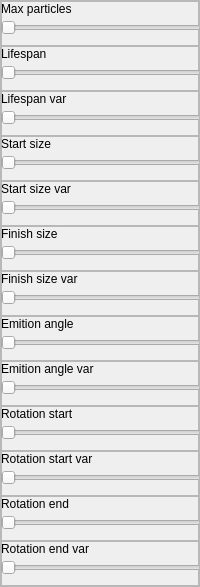
               <widget class="QFrame" name="attributesFrame">
                <property name="sizePolicy">
                 <sizepolicy hsizetype="Preferred" vsizetype="Preferred">
                  <horstretch>0</horstretch>
                  <verstretch>0</verstretch>
                 </sizepolicy>
                </property>
                <property name="minimumSize">
                 <size>
                  <width>0</width>
                  <height>0</height>
                 </size>
                </property>
                <property name="frameShape">
                 <enum>QFrame::StyledPanel</enum>
                </property>
                <property name="frameShadow">
                 <enum>QFrame::Raised</enum>
                </property>
                <layout class="QVBoxLayout" name="verticalLayout_6">
                 <property name="spacing">
                  <number>0</number>
                 </property>
                 <property name="leftMargin">
                  <number>0</number>
                 </property>
                 <property name="topMargin">
                  <number>0</number>
                 </property>
                 <property name="rightMargin">
                  <number>0</number>
                 </property>
                 <property name="bottomMargin">
                  <number>0</number>
                 </property>
                 <item>
                  <widget class="QFrame" name="maxParticlesFrame">
                   <property name="minimumSize">
                    <size>
                     <width>0</width>
                     <height>45</height>
                    </size>
                   </property>
                   <property name="maximumSize">
                    <size>
                     <width>16777215</width>
                     <height>45</height>
                    </size>
                   </property>
                   <property name="frameShape">
                    <enum>QFrame::StyledPanel</enum>
                   </property>
                   <property name="frameShadow">
                    <enum>QFrame::Raised</enum>
                   </property>
                   <widget class="QSpinBox" name="spinBox">
                    <property name="geometry">
                     <rect>
                      <x>220</x>
                      <y>15</y>
                      <width>71</width>
                      <height>24</height>
                     </rect>
                    </property>
                    <property name="maximum">
                     <number>1000</number>
                    </property>
                   </widget>
                   <widget class="QLabel" name="label">
                    <property name="geometry">
                     <rect>
                      <x>0</x>
                      <y>0</y>
                      <width>261</width>
                      <height>16</height>
                     </rect>
                    </property>
                    <property name="text">
                     <string>Max particles</string>
                    </property>
                   </widget>
                   <widget class="QSlider" name="horizontalSlider">
                    <property name="geometry">
                     <rect>
                      <x>0</x>
                      <y>16</y>
                      <width>211</width>
                      <height>22</height>
                     </rect>
                    </property>
                    <property name="maximum">
                     <number>1000</number>
                    </property>
                    <property name="orientation">
                     <enum>Qt::Horizontal</enum>
                    </property>
                   </widget>
                  </widget>
                 </item>
                 <item>
                  <widget class="QFrame" name="lifespanFrame">
                   <property name="minimumSize">
                    <size>
                     <width>0</width>
                     <height>45</height>
                    </size>
                   </property>
                   <property name="maximumSize">
                    <size>
                     <width>16777215</width>
                     <height>45</height>
                    </size>
                   </property>
                   <property name="frameShape">
                    <enum>QFrame::StyledPanel</enum>
                   </property>
                   <property name="frameShadow">
                    <enum>QFrame::Raised</enum>
                   </property>
                   <widget class="QLabel" name="label_2">
                    <property name="geometry">
                     <rect>
                      <x>0</x>
                      <y>0</y>
                      <width>261</width>
                      <height>16</height>
                     </rect>
                    </property>
                    <property name="text">
                     <string>Lifespan</string>
                    </property>
                   </widget>
                   <widget class="QSlider" name="horizontalSlider_2">
                    <property name="geometry">
                     <rect>
                      <x>0</x>
                      <y>16</y>
                      <width>211</width>
                      <height>22</height>
                     </rect>
                    </property>
                    <property name="orientation">
                     <enum>Qt::Horizontal</enum>
                    </property>
                   </widget>
                   <widget class="QDoubleSpinBox" name="doubleSpinBox">
                    <property name="geometry">
                     <rect>
                      <x>220</x>
                      <y>15</y>
                      <width>71</width>
                      <height>24</height>
                     </rect>
                    </property>
                   </widget>
                  </widget>
                 </item>
                 <item>
                  <widget class="QFrame" name="lifespanVarFrame">
                   <property name="minimumSize">
                    <size>
                     <width>0</width>
                     <height>45</height>
                    </size>
                   </property>
                   <property name="maximumSize">
                    <size>
                     <width>16777215</width>
                     <height>45</height>
                    </size>
                   </property>
                   <property name="frameShape">
                    <enum>QFrame::StyledPanel</enum>
                   </property>
                   <property name="frameShadow">
                    <enum>QFrame::Raised</enum>
                   </property>
                   <widget class="QLabel" name="label_4">
                    <property name="geometry">
                     <rect>
                      <x>0</x>
                      <y>0</y>
                      <width>261</width>
                      <height>16</height>
                     </rect>
                    </property>
                    <property name="text">
                     <string>Lifespan var</string>
                    </property>
                   </widget>
                   <widget class="QSlider" name="horizontalSlider_3">
                    <property name="geometry">
                     <rect>
                      <x>0</x>
                      <y>16</y>
                      <width>211</width>
                      <height>22</height>
                     </rect>
                    </property>
                    <property name="orientation">
                     <enum>Qt::Horizontal</enum>
                    </property>
                   </widget>
                   <widget class="QDoubleSpinBox" name="doubleSpinBox_2">
                    <property name="geometry">
                     <rect>
                      <x>220</x>
                      <y>15</y>
                      <width>71</width>
                      <height>24</height>
                     </rect>
                    </property>
                   </widget>
                  </widget>
                 </item>
                 <item>
                  <widget class="QFrame" name="startSizeFrame">
                   <property name="minimumSize">
                    <size>
                     <width>0</width>
                     <height>45</height>
                    </size>
                   </property>
                   <property name="maximumSize">
                    <size>
                     <width>16777215</width>
                     <height>45</height>
                    </size>
                   </property>
                   <property name="frameShape">
                    <enum>QFrame::StyledPanel</enum>
                   </property>
                   <property name="frameShadow">
                    <enum>QFrame::Raised</enum>
                   </property>
                   <widget class="QSpinBox" name="spinBox_8">
                    <property name="geometry">
                     <rect>
                      <x>220</x>
                      <y>15</y>
                      <width>71</width>
                      <height>24</height>
                     </rect>
                    </property>
                   </widget>
                   <widget class="QLabel" name="label_8">
                    <property name="geometry">
                     <rect>
                      <x>0</x>
                      <y>0</y>
                      <width>261</width>
                      <height>16</height>
                     </rect>
                    </property>
                    <property name="text">
                     <string>Start size</string>
                    </property>
                   </widget>
                   <widget class="QSlider" name="horizontalSlider_8">
                    <property name="geometry">
                     <rect>
                      <x>0</x>
                      <y>16</y>
                      <width>211</width>
                      <height>22</height>
                     </rect>
                    </property>
                    <property name="orientation">
                     <enum>Qt::Horizontal</enum>
                    </property>
                   </widget>
                  </widget>
                 </item>
                 <item>
                  <widget class="QFrame" name="startSizeVarFrame">
                   <property name="minimumSize">
                    <size>
                     <width>0</width>
                     <height>45</height>
                    </size>
                   </property>
                   <property name="maximumSize">
                    <size>
                     <width>16777215</width>
                     <height>45</height>
                    </size>
                   </property>
                   <property name="frameShape">
                    <enum>QFrame::StyledPanel</enum>
                   </property>
                   <property name="frameShadow">
                    <enum>QFrame::Raised</enum>
                   </property>
                   <widget class="QSpinBox" name="spinBox_6">
                    <property name="geometry">
                     <rect>
                      <x>220</x>
                      <y>15</y>
                      <width>71</width>
                      <height>24</height>
                     </rect>
                    </property>
                   </widget>
                   <widget class="QLabel" name="label_6">
                    <property name="geometry">
                     <rect>
                      <x>0</x>
                      <y>0</y>
                      <width>261</width>
                      <height>16</height>
                     </rect>
                    </property>
                    <property name="text">
                     <string>Start size var</string>
                    </property>
                   </widget>
                   <widget class="QSlider" name="horizontalSlider_6">
                    <property name="geometry">
                     <rect>
                      <x>0</x>
                      <y>16</y>
                      <width>211</width>
                      <height>22</height>
                     </rect>
                    </property>
                    <property name="orientation">
                     <enum>Qt::Horizontal</enum>
                    </property>
                   </widget>
                  </widget>
                 </item>
                 <item>
                  <widget class="QFrame" name="finishSizeFrame">
                   <property name="minimumSize">
                    <size>
                     <width>0</width>
                     <height>45</height>
                    </size>
                   </property>
                   <property name="maximumSize">
                    <size>
                     <width>16777215</width>
                     <height>45</height>
                    </size>
                   </property>
                   <property name="frameShape">
                    <enum>QFrame::StyledPanel</enum>
                   </property>
                   <property name="frameShadow">
                    <enum>QFrame::Raised</enum>
                   </property>
                   <widget class="QSpinBox" name="spinBox_7">
                    <property name="geometry">
                     <rect>
                      <x>220</x>
                      <y>15</y>
                      <width>71</width>
                      <height>24</height>
                     </rect>
                    </property>
                   </widget>
                   <widget class="QLabel" name="label_7">
                    <property name="geometry">
                     <rect>
                      <x>0</x>
                      <y>0</y>
                      <width>261</width>
                      <height>16</height>
                     </rect>
                    </property>
                    <property name="text">
                     <string>Finish size</string>
                    </property>
                   </widget>
                   <widget class="QSlider" name="horizontalSlider_7">
                    <property name="geometry">
                     <rect>
                      <x>0</x>
                      <y>16</y>
                      <width>211</width>
                      <height>22</height>
                     </rect>
                    </property>
                    <property name="orientation">
                     <enum>Qt::Horizontal</enum>
                    </property>
                   </widget>
                  </widget>
                 </item>
                 <item>
                  <widget class="QFrame" name="finishSizeVarFrame">
                   <property name="minimumSize">
                    <size>
                     <width>0</width>
                     <height>45</height>
                    </size>
                   </property>
                   <property name="maximumSize">
                    <size>
                     <width>16777215</width>
                     <height>45</height>
                    </size>
                   </property>
                   <property name="frameShape">
                    <enum>QFrame::StyledPanel</enum>
                   </property>
                   <property name="frameShadow">
                    <enum>QFrame::Raised</enum>
                   </property>
                   <widget class="QSpinBox" name="spinBox_19">
                    <property name="geometry">
                     <rect>
                      <x>220</x>
                      <y>15</y>
                      <width>71</width>
                      <height>24</height>
                     </rect>
                    </property>
                   </widget>
                   <widget class="QLabel" name="label_19">
                    <property name="geometry">
                     <rect>
                      <x>0</x>
                      <y>0</y>
                      <width>261</width>
                      <height>16</height>
                     </rect>
                    </property>
                    <property name="text">
                     <string>Finish size var</string>
                    </property>
                   </widget>
                   <widget class="QSlider" name="horizontalSlider_19">
                    <property name="geometry">
                     <rect>
                      <x>0</x>
                      <y>16</y>
                      <width>211</width>
                      <height>22</height>
                     </rect>
                    </property>
                    <property name="orientation">
                     <enum>Qt::Horizontal</enum>
                    </property>
                   </widget>
                  </widget>
                 </item>
                 <item>
                  <widget class="QFrame" name="emitionAngleFrame">
                   <property name="minimumSize">
                    <size>
                     <width>0</width>
                     <height>45</height>
                    </size>
                   </property>
                   <property name="maximumSize">
                    <size>
                     <width>16777215</width>
                     <height>45</height>
                    </size>
                   </property>
                   <property name="frameShape">
                    <enum>QFrame::StyledPanel</enum>
                   </property>
                   <property name="frameShadow">
                    <enum>QFrame::Raised</enum>
                   </property>
                   <widget class="QLabel" name="label_15">
                    <property name="geometry">
                     <rect>
                      <x>0</x>
                      <y>0</y>
                      <width>261</width>
                      <height>16</height>
                     </rect>
                    </property>
                    <property name="text">
                     <string>Emition angle</string>
                    </property>
                   </widget>
                   <widget class="QSlider" name="horizontalSlider_15">
                    <property name="geometry">
                     <rect>
                      <x>0</x>
                      <y>16</y>
                      <width>211</width>
                      <height>22</height>
                     </rect>
                    </property>
                    <property name="orientation">
                     <enum>Qt::Horizontal</enum>
                    </property>
                   </widget>
                   <widget class="QDoubleSpinBox" name="doubleSpinBox_3">
                    <property name="geometry">
                     <rect>
                      <x>220</x>
                      <y>15</y>
                      <width>71</width>
                      <height>24</height>
                     </rect>
                    </property>
                   </widget>
                  </widget>
                 </item>
                 <item>
                  <widget class="QFrame" name="emitionAngleVarFrame">
                   <property name="minimumSize">
                    <size>
                     <width>0</width>
                     <height>45</height>
                    </size>
                   </property>
                   <property name="maximumSize">
                    <size>
                     <width>16777215</width>
                     <height>45</height>
                    </size>
                   </property>
                   <property name="frameShape">
                    <enum>QFrame::StyledPanel</enum>
                   </property>
                   <property name="frameShadow">
                    <enum>QFrame::Raised</enum>
                   </property>
                   <widget class="QLabel" name="label_16">
                    <property name="geometry">
                     <rect>
                      <x>0</x>
                      <y>0</y>
                      <width>261</width>
                      <height>16</height>
                     </rect>
                    </property>
                    <property name="text">
                     <string>Emition angle var</string>
                    </property>
                   </widget>
                   <widget class="QSlider" name="horizontalSlider_16">
                    <property name="geometry">
                     <rect>
                      <x>0</x>
                      <y>16</y>
                      <width>211</width>
                      <height>22</height>
                     </rect>
                    </property>
                    <property name="orientation">
                     <enum>Qt::Horizontal</enum>
                    </property>
                   </widget>
                   <widget class="QDoubleSpinBox" name="doubleSpinBox_4">
                    <property name="geometry">
                     <rect>
                      <x>220</x>
                      <y>15</y>
                      <width>71</width>
                      <height>24</height>
                     </rect>
                    </property>
                   </widget>
                  </widget>
                 </item>
                 <item>
                  <widget class="QFrame" name="rotationStartFrame">
                   <property name="minimumSize">
                    <size>
                     <width>0</width>
                     <height>45</height>
                    </size>
                   </property>
                   <property name="maximumSize">
                    <size>
                     <width>16777215</width>
                     <height>45</height>
                    </size>
                   </property>
                   <property name="frameShape">
                    <enum>QFrame::StyledPanel</enum>
                   </property>
                   <property name="frameShadow">
                    <enum>QFrame::Raised</enum>
                   </property>
                   <widget class="QSpinBox" name="spinBox_20">
                    <property name="geometry">
                     <rect>
                      <x>220</x>
                      <y>15</y>
                      <width>71</width>
                      <height>24</height>
                     </rect>
                    </property>
                   </widget>
                   <widget class="QLabel" name="label_20">
                    <property name="geometry">
                     <rect>
                      <x>0</x>
                      <y>0</y>
                      <width>261</width>
                      <height>16</height>
                     </rect>
                    </property>
                    <property name="text">
                     <string>Rotation start</string>
                    </property>
                   </widget>
                   <widget class="QSlider" name="horizontalSlider_20">
                    <property name="geometry">
                     <rect>
                      <x>0</x>
                      <y>16</y>
                      <width>211</width>
                      <height>22</height>
                     </rect>
                    </property>
                    <property name="orientation">
                     <enum>Qt::Horizontal</enum>
                    </property>
                   </widget>
                  </widget>
                 </item>
                 <item>
                  <widget class="QFrame" name="rotationStartVarFrame">
                   <property name="minimumSize">
                    <size>
                     <width>0</width>
                     <height>45</height>
                    </size>
                   </property>
                   <property name="maximumSize">
                    <size>
                     <width>16777215</width>
                     <height>45</height>
                    </size>
                   </property>
                   <property name="frameShape">
                    <enum>QFrame::StyledPanel</enum>
                   </property>
                   <property name="frameShadow">
                    <enum>QFrame::Raised</enum>
                   </property>
                   <widget class="QSpinBox" name="spinBox_17">
                    <property name="geometry">
                     <rect>
                      <x>220</x>
                      <y>15</y>
                      <width>71</width>
                      <height>24</height>
                     </rect>
                    </property>
                   </widget>
                   <widget class="QLabel" name="label_17">
                    <property name="geometry">
                     <rect>
                      <x>0</x>
                      <y>0</y>
                      <width>261</width>
                      <height>16</height>
                     </rect>
                    </property>
                    <property name="text">
                     <string>Rotation start var</string>
                    </property>
                   </widget>
                   <widget class="QSlider" name="horizontalSlider_17">
                    <property name="geometry">
                     <rect>
                      <x>0</x>
                      <y>16</y>
                      <width>211</width>
                      <height>22</height>
                     </rect>
                    </property>
                    <property name="orientation">
                     <enum>Qt::Horizontal</enum>
                    </property>
                   </widget>
                  </widget>
                 </item>
                 <item>
                  <widget class="QFrame" name="rotationEndFrame">
                   <property name="minimumSize">
                    <size>
                     <width>0</width>
                     <height>45</height>
                    </size>
                   </property>
                   <property name="maximumSize">
                    <size>
                     <width>16777215</width>
                     <height>45</height>
                    </size>
                   </property>
                   <property name="frameShape">
                    <enum>QFrame::StyledPanel</enum>
                   </property>
                   <property name="frameShadow">
                    <enum>QFrame::Raised</enum>
                   </property>
                   <widget class="QSpinBox" name="spinBox_18">
                    <property name="geometry">
                     <rect>
                      <x>220</x>
                      <y>15</y>
                      <width>71</width>
                      <height>24</height>
                     </rect>
                    </property>
                   </widget>
                   <widget class="QLabel" name="label_18">
                    <property name="geometry">
                     <rect>
                      <x>0</x>
                      <y>0</y>
                      <width>261</width>
                      <height>16</height>
                     </rect>
                    </property>
                    <property name="text">
                     <string>Rotation end</string>
                    </property>
                   </widget>
                   <widget class="QSlider" name="horizontalSlider_18">
                    <property name="geometry">
                     <rect>
                      <x>0</x>
                      <y>16</y>
                      <width>211</width>
                      <height>22</height>
                     </rect>
                    </property>
                    <property name="orientation">
                     <enum>Qt::Horizontal</enum>
                    </property>
                   </widget>
                  </widget>
                 </item>
                 <item>
                  <widget class="QFrame" name="rotationEndVarFrame">
                   <property name="minimumSize">
                    <size>
                     <width>0</width>
                     <height>45</height>
                    </size>
                   </property>
                   <property name="maximumSize">
                    <size>
                     <width>16777215</width>
                     <height>45</height>
                    </size>
                   </property>
                   <property name="frameShape">
                    <enum>QFrame::StyledPanel</enum>
                   </property>
                   <property name="frameShadow">
                    <enum>QFrame::Raised</enum>
                   </property>
                   <widget class="QSpinBox" name="spinBox_21">
                    <property name="geometry">
                     <rect>
                      <x>220</x>
                      <y>15</y>
                      <width>71</width>
                      <height>24</height>
                     </rect>
                    </property>
                   </widget>
                   <widget class="QLabel" name="label_21">
                    <property name="geometry">
                     <rect>
                      <x>0</x>
                      <y>0</y>
                      <width>261</width>
                      <height>16</height>
                     </rect>
                    </property>
                    <property name="text">
                     <string>Rotation end var</string>
                    </property>
                   </widget>
                   <widget class="QSlider" name="horizontalSlider_21">
                    <property name="geometry">
                     <rect>
                      <x>0</x>
                      <y>16</y>
                      <width>211</width>
                      <height>22</height>
                     </rect>
                    </property>
                    <property name="orientation">
                     <enum>Qt::Horizontal</enum>
                    </property>
                   </widget>
                  </widget>
                 </item>
                </layout>
                <zorder>rotationEndFrame</zorder>
                <zorder>rotationStartVarFrame</zorder>
                <zorder>lifespanVarFrame</zorder>
                <zorder>emitionAngleFrame</zorder>
                <zorder>startSizeFrame</zorder>
                <zorder>startSizeVarFrame</zorder>
                <zorder>emitionAngleVarFrame</zorder>
                <zorder>finishSizeFrame</zorder>
                <zorder>finishSizeVarFrame</zorder>
                <zorder>rotationEndVarFrame</zorder>
                <zorder>rotationStartFrame</zorder>
                <zorder>lifespanFrame</zorder>
                <zorder>maxParticlesFrame</zorder>
               </widget>
